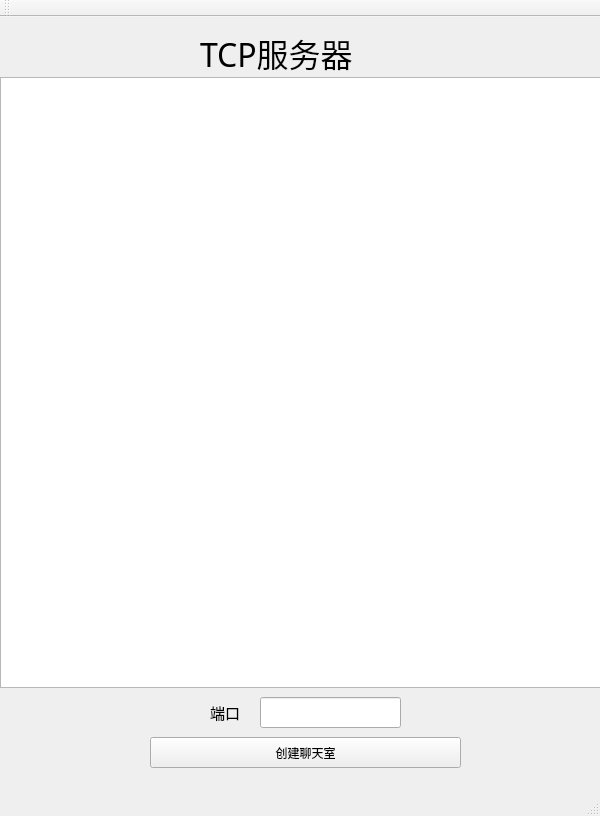
<?xml version="1.0" encoding="UTF-8"?>
<ui version="4.0">
 <class>MainWindow</class>
 <widget class="QMainWindow" name="MainWindow">
  <property name="geometry">
   <rect>
    <x>0</x>
    <y>0</y>
    <width>600</width>
    <height>816</height>
   </rect>
  </property>
  <property name="windowTitle">
   <string>MainWindow</string>
  </property>
  <widget class="QWidget" name="centralWidget">
   <widget class="QLabel" name="label">
    <property name="geometry">
     <rect>
      <x>200</x>
      <y>10</y>
      <width>201</width>
      <height>51</height>
     </rect>
    </property>
    <property name="font">
     <font>
      <family>Microsoft YaHei UI Light</family>
      <pointsize>24</pointsize>
     </font>
    </property>
    <property name="text">
     <string>TCP服务器</string>
    </property>
    <property name="textFormat">
     <enum>Qt::AutoText</enum>
    </property>
   </widget>
   <widget class="QListWidget" name="listWidget">
    <property name="geometry">
     <rect>
      <x>0</x>
      <y>60</y>
      <width>601</width>
      <height>611</height>
     </rect>
    </property>
   </widget>
   <widget class="QLabel" name="label_2">
    <property name="geometry">
     <rect>
      <x>210</x>
      <y>680</y>
      <width>41</width>
      <height>31</height>
     </rect>
    </property>
    <property name="font">
     <font>
      <pointsize>11</pointsize>
     </font>
    </property>
    <property name="text">
     <string>端口</string>
    </property>
   </widget>
   <widget class="QLineEdit" name="lineEdit">
    <property name="geometry">
     <rect>
      <x>260</x>
      <y>680</y>
      <width>141</width>
      <height>31</height>
     </rect>
    </property>
   </widget>
   <widget class="QPushButton" name="pushButton">
    <property name="geometry">
     <rect>
      <x>150</x>
      <y>720</y>
      <width>311</width>
      <height>31</height>
     </rect>
    </property>
    <property name="text">
     <string>创建聊天室</string>
    </property>
   </widget>
  </widget>
  <widget class="QMenuBar" name="menuBar">
   <property name="geometry">
    <rect>
     <x>0</x>
     <y>0</y>
     <width>600</width>
     <height>26</height>
    </rect>
   </property>
  </widget>
  <widget class="QToolBar" name="mainToolBar">
   <attribute name="toolBarArea">
    <enum>TopToolBarArea</enum>
   </attribute>
   <attribute name="toolBarBreak">
    <bool>false</bool>
   </attribute>
  </widget>
  <widget class="QStatusBar" name="statusBar"/>
 </widget>
 <layoutdefault spacing="6" margin="11"/>
 <resources/>
 <connections/>
</ui>
